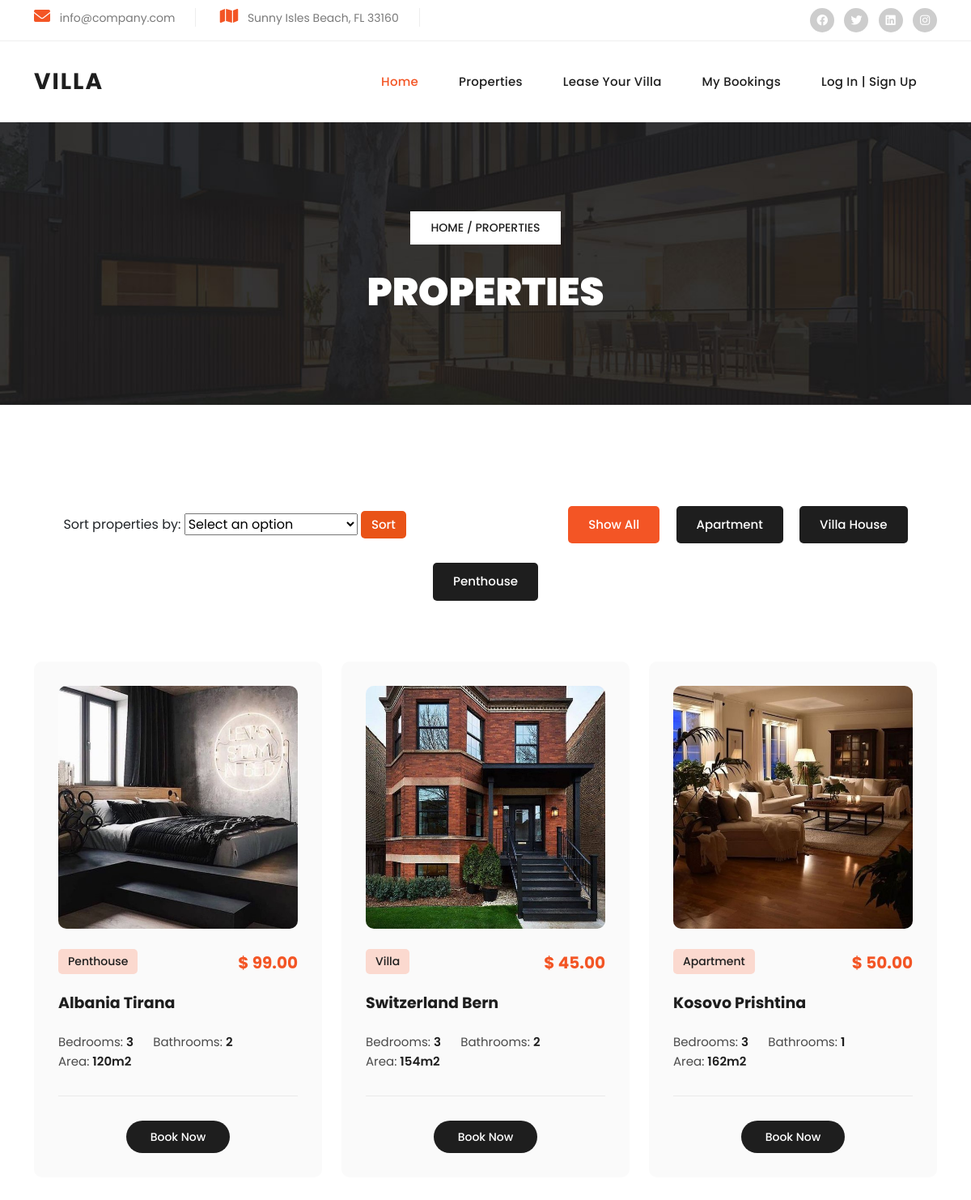
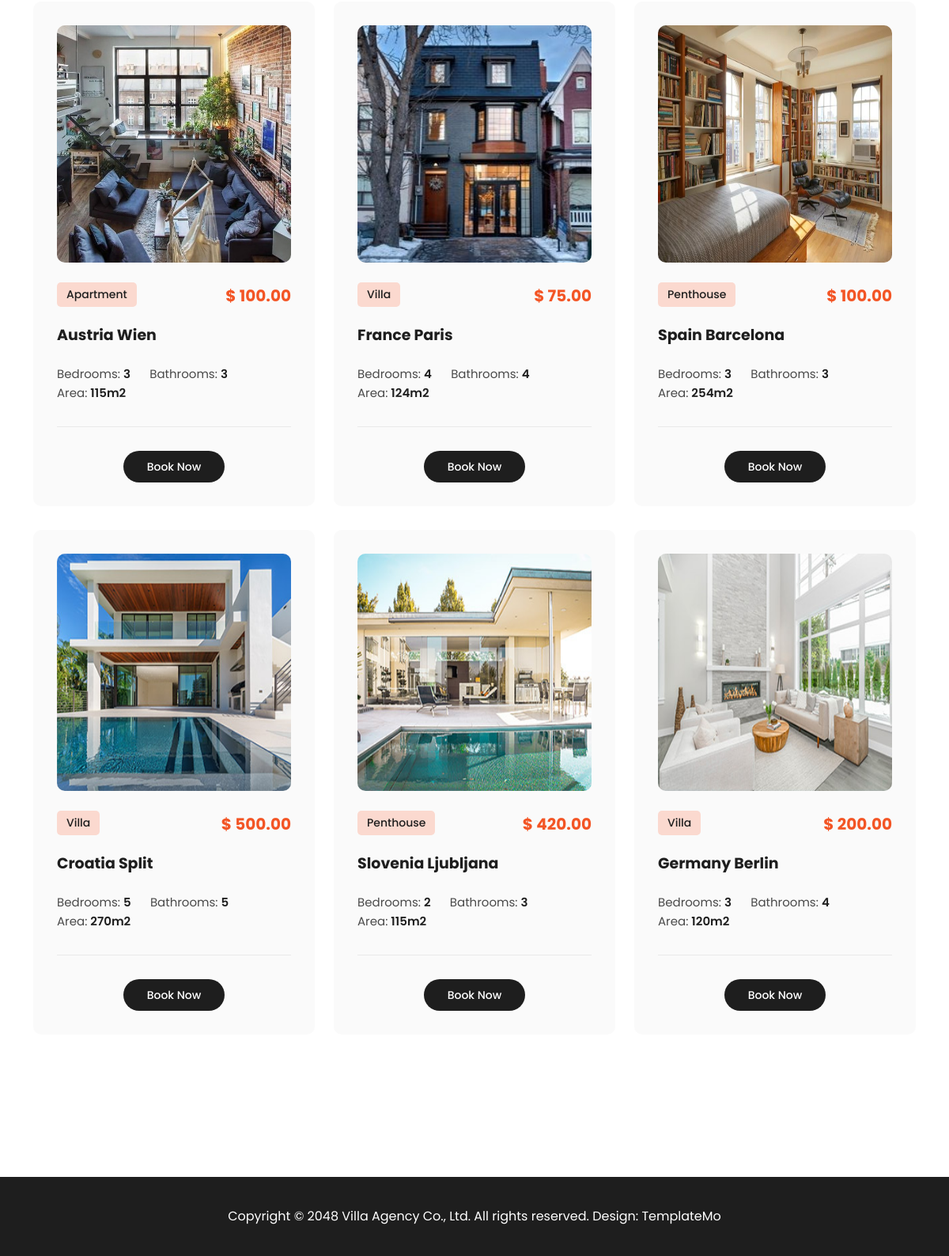
/properties.php, run on the app's committed database (2 pictures, top to bottom).
### tables this page shows
CREATE TABLE properties (
    id INT AUTO_INCREMENT PRIMARY KEY,
    country VARCHAR(255) NOT NULL,
    city VARCHAR(255) NOT NULL,
    date DATE NOT NULL,
    image VARCHAR(255) NOT NULL,
    price DECIMAL(10, 2) NOT NULL,
    bedrooms INT NOT NULL,
    bathrooms INT NOT NULL,
    area INT NOT NULL,
    type VARCHAR(50) NOT NULL
);

### Classes.php (called while the page is built, shortened)
<?php
class Bookings {
      protected $country;
      protected $city;
      protected $imgpath;
      protected $price;
      function get_image(){
        return $this->imgpath;
      }
      function get_country(){
        return $this->country;
      }
      function get_city(){
        return $this->city;
      }
      function get_price(){
        return $this->price;
      }
    }
class Villa extends Bookings{
      private $bedrooms;
      private $bathrooms;
      private $area;
      private $type="Villa";
      function __construct($country, $city, $date, $imgpath, $price,$bedrooms,$bathrooms,$area){
        $this->country=$country;
        $this->city=$city;
        $this->imgpath=$imgpath;
        $this->price=$price;
        $this->bedrooms=$bedrooms;
        $this->bathrooms=$bathrooms;
        $this->area=$area;
      }
      function get_type()
      {
        return $this->type;
      }
      function get_bedrooms(){
        return $this->bedrooms;
      }
      function get_bathrooms(){
        return $this->bathrooms;
      }
      function get_area(){
        return $this->area;
      }
    }
class Apartment extends Bookings{
      private $bedrooms;
      private $bathrooms;
      private $area;
      private $type="Apartment";
      function __construct($country, $city, $date, $imgpath, $price,$bedrooms,$bathrooms,$area){
        $this->country=$country;
        $this->city=$city;
        $this->imgpath=$imgpath;
        $this->price=$price;
        $this->bedrooms=$bedrooms;
        $this->bathrooms=$bathrooms;
        $this->area=$area;
      }
      function get_type()
      {
        return $this->type;
      }
      function get_bedrooms(){
        return $this->bedrooms;
      }
      function get_bathrooms(){
        return $this->bathrooms;
      }
      function get_area(){
        return $this->area;
      }
    }
class Penthouse extends Bookings{
      private $bedrooms;
      private $bathrooms;
      private $area;
      private $type ="Penthouse";
      function __construct($country, $city, $date, $imgpath, $price,$bedrooms,$bathrooms,$area){
        $this->country=$country;
        $this->city=$city;
        $this->imgpath=$imgpath;
        $this->price=$price;
        $this->bedrooms=$bedrooms;
        $this->bathrooms=$bathrooms;
        $this->area=$area;
      }
      function get_type()
      {
        return $this->type;
      }
      function get_bedrooms(){
        return $this->bedrooms;
      }
      function get_bathrooms(){
        return $this->bathrooms;
      }
      function get_area(){
        return $this->area;
      }
    }
?>

### create-properties.php (the view, shortened to what this page needs)
<?php
include "db_connection.php";
include "Classes.php";
function getLink($id)
{
    if (!empty($_SESSION['LogedIn'])) {
        return "schedule.php?info=$id";
    } else {
        return "logincopy.php";
    }
}
function createCard(&$array = [])
{
    global $conn;
    if (empty($_POST['sort'])) {
        $result = $conn->query("SELECT * FROM properties");
        while ($data = $result->fetch_assoc()) {
            $cards = urlencode($data['id']);
            $type = strtoupper(trim($data['type']));
            switch ($type) {
                case 'VILLA':
                    $booking = new Villa($data['country'], $data['city'], $data['date'], $data['image'], $data['price'], $data['bedrooms'], $data['bathrooms'], $data['area']);
                    break;
                case 'APARTMENT':
                    $booking = new Apartment($data['country'], $data['city'], $data['date'], $data['image'], $data['price'], $data['bedrooms'], $data['bathrooms'], $data['area']);
                    break;
                case 'PENTHOUSE':
                    $booking = new Penthouse($data['country'], $data['city'], $data['date'], $data['image'], $data['price'], $data['bedrooms'], $data['bathrooms'], $data['area']);
                    break;
            }
            $Link = getLink($cards);
            echo "<div class='col-lg-4 col-md-6 align-self-center mb-30 properties-items col-md-6 {$booking->get_type()}'>
                    <div class='item'>
                        <a href='property-details.php?info={$cards}'><img src='{$booking->get_image()}' height='300' alt=''></a>
                        <span class='category'>{$booking->get_type()}</span>
                        <h6>$ {$booking->get_price()}</h6>
                        <h4><a href='property-details.php'>{$booking->get_country()} {$booking->get_city()}</a></h4>
                        <ul>
                        <li>Bedrooms: <span>{$booking->get_bedrooms()}</span></li>
                        <li>Bathrooms: <span>{$booking->get_bathrooms()}</span></li>
                        <li>Area: <span>{$booking->get_area()}m2</span></li>
                        </ul>
                        <div class='main-button'>
                            <a href='{$Link}'>Book Now</a>
                        </div>
                    </div>
                </div>";
        }
    }
}
?>

### properties.php (shortened to what this page needs)
<!DOCTYPE html>
<html lang="en">
  <head>
    <link href="vendor/bootstrap/css/bootstrap.min.css" rel="stylesheet">
    <link rel="stylesheet" href="assets/css/fontawesome.css">
    <link rel="stylesheet" href="assets/css/templatemo-villa-agency.css">
    <link rel="stylesheet" href="assets/css/owl.css">
    <link rel="stylesheet" href="assets/css/animate.css">
    <link rel="stylesheet"href="https://unpkg.com/swiper@7/swiper-bundle.min.css"/>
  </head>
<body>
  <div class="sub-header">
    <div class="container">
      <div class="row">
        <div class="col-lg-8 col-md-8">
          <ul class="info">
            <li><i class="fa fa-envelope"></i> info@company.com</li>
            <li><i class="fa fa-map"></i> Sunny Isles Beach, FL 33160</li>
          </ul>
        </div>
        <div class="col-lg-4 col-md-4">
          <ul class="social-links">
            <li><a href="#"><i class="fab fa-facebook"></i></a></li>
            <li><a href="https://x.com/minthu" target="_blank"><i class="fab fa-twitter"></i></a></li>
            <li><a href="#"><i class="fab fa-linkedin"></i></a></li>
            <li><a href="#"><i class="fab fa-instagram"></i></a></li>
          </ul>
        </div>
      </div>
    </div>
  </div>
   <header class="header-area header-sticky">
    <div class="container">
        <div class="row">
            <div class="col-12">
                <nav class="main-nav">
                    <a href="index.php" class="logo">
                        <h1>Villa</h1>
                    </a>
                    <ul class="nav">
                      <li><a href="index.php" class="active">Home</a></li>
                      <li><a href="properties.php">Properties</a></li>
                      <li><a href="<?php
                      if(!empty($_SESSION['LogedIn'])){
                        echo "lease.php";
                      }
                      else{
                        echo "logincopy.php";
                      }
                      ?>">Lease your villa</a></li>
                      <li><a href="<?php
                      if(!empty($_SESSION['LogedIn'])){
                        echo "mybookings.php";
                      }
                      else{
                        echo "logincopy.php";
                      }
                      ?>">My Bookings</a></li>
                      <?php
                      if(!empty($_SESSION['LogedIn'])){
                        $username=$_SESSION['USERNAME'];
                        echo "<li><a href='#'>{$username}</a></li><li>
                        <a href='logout.php'>Log Out</a></li>";
                      }
                      else{
                        echo "<li><a href='logincopy.php'>Log in | Sign up</a></li>";
                      }
                      ?>
                  </ul>
                </nav>
            </div>
        </div>
    </div>
  </header>
  <div class="page-heading header-text">
    <div class="container">
      <div class="row">
        <div class="col-lg-12">
          <span class="breadcrumb"><a href="#">Home</a> / Properties</span>
          <h3>Properties</h3>
        </div>
      </div>
    </div>
  </div>
  <div class="section properties">
    <div class="container">
        <ul class="properties-filter">
          <li>
            <form action="properties.php" method="post">
                                <label for="sort-by">Sort properties by:</label>
                                <select name="sort" id="sort-by">
                                    <option value="">Select an option</option>
                                </select>
                                <button class="sort-button" type="submit">Sort</button>
                            </form>
          </li>
          <li class="filter-button">
            <a class="is_active" href="#!" data-filter="*">Show All</a>
          </li>
          <li class="filter-button">
            <a href="#!" data-filter=".Apartment">Apartment</a>
          </li >
          <li class="filter-button">
            <a href="#!" data-filter=".Villa">Villa House</a>
          </li>
          <li class="filter-button">
            <a href="#!" data-filter=".Penthouse">Penthouse</a>
          </li>
      </ul>
  <div class="row properties-box">
  <?php
    include "create-properties.php";
    createCard($_SESSION['properties']);
  ?>
        </div>
      </div>
  </div>
  <footer>
    <div class="container">
      <div class="col-lg-12">
        <p>Copyright © 2048 Villa Agency Co., Ltd. All rights reserved.
        Design: <a rel="nofollow" href="https://templatemo.com" target="_blank">TemplateMo</a></p>
      </div>
    </div>
  </footer>
  </body>
</html>

### properties.php (style rules this page uses)
.sort-button { display: inline-block; text-align: center; font-size: 15px; text-transform: capitalize; font-weight: 500; color: white; background-color: #e95317; padding: 6px 13px; border-radius: 5px; transition: all .3s; border: none; }
form { margin-bottom: 20px; margin-right: 180px; }

### data on the page
properties: image (picture), type "Penthouse", price "99.00", country "Albania", city "Tirana", bedrooms "3", bathrooms "2", area "120"
properties: image (picture), type "Villa", price "45.00", country "Switzerland", city "Bern", bedrooms "3", bathrooms "2", area "154"
properties: image (picture), type "Apartment", price "50.00", country "Kosovo", city "Prishtina", bedrooms "3", bathrooms "1", area "162"
properties: image (picture), type "Apartment", price "100.00", country "Austria", city "Wien", bedrooms "3", bathrooms "3", area "115"
properties: image (picture), type "Villa", price "75.00", country "France", city "Paris", bedrooms "4", bathrooms "4", area "124"
properties: image (picture), type "Penthouse", price "100.00", country "Spain", city "Barcelona", bedrooms "3", bathrooms "3", area "254"
properties: image (picture), type "Villa", price "500.00", country "Croatia", city "Split", bedrooms "5", bathrooms "5", area "270"
properties: image (picture), type "Penthouse", price "420.00", country "Slovenia", city "Ljubljana", bedrooms "2", bathrooms "3", area "115"
properties: image (picture), type "Villa", price "200.00", country "Germany", city "Berlin", bedrooms "3", bathrooms "4", area "120"
